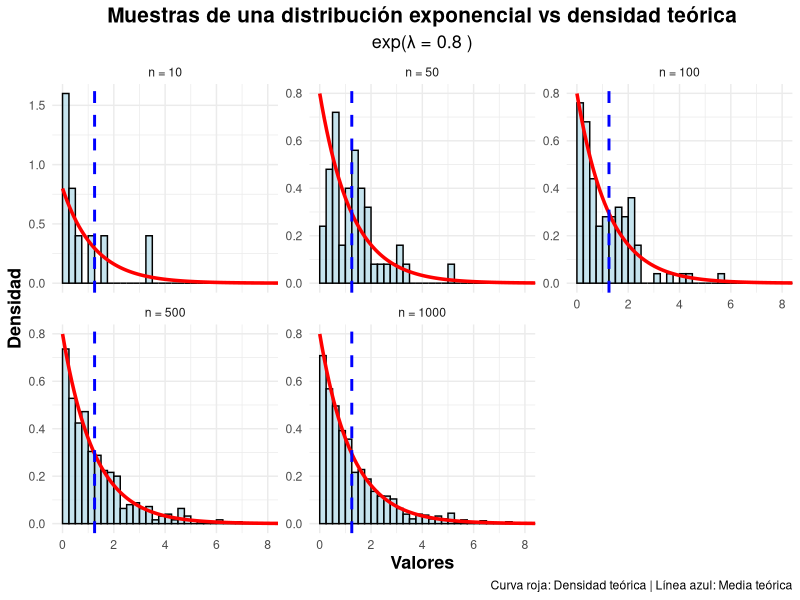
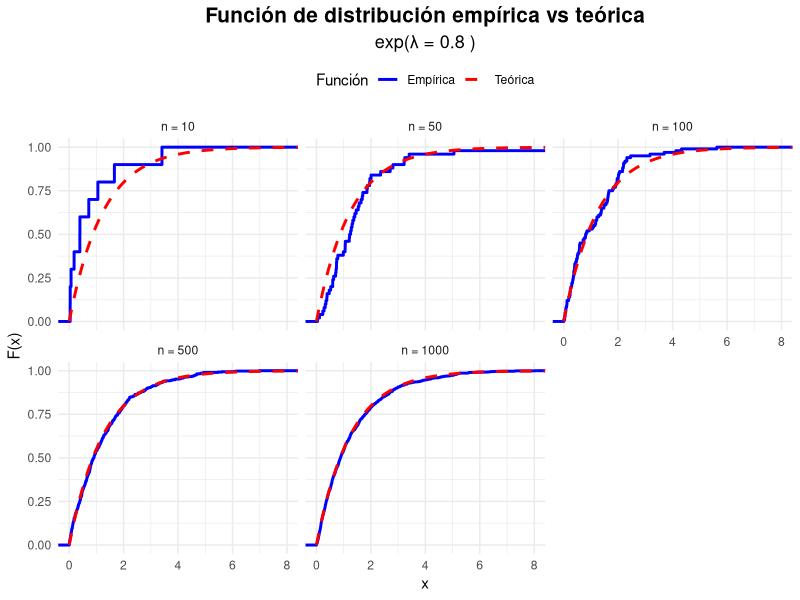

Write R code to recreate these figures, in order.
## ---- chunk 1
#| include: false
#| label: setup

library(ggplot2)
library(dplyr)
library(gridExtra)
library(knitr)
library(kableExtra)
## ---- chunk 2
#| label: ej1-teoricos

# Parámetro de la distribución
lambda_ej <- 0.8

# Parámetros teóricos
media_teorica <- 1 / lambda_ej
varianza_teorica <- 1 / lambda_ej^2
mediana_teorica <- log(2) / lambda_ej

cat("=== PARÁMETROS TEÓRICOS: exp(λ =", lambda_ej, ") ===\n")
cat("Media teórica:", round(media_teorica, 4), "\n")
cat("Varianza teórica:", round(varianza_teorica, 4), "\n")
cat("Mediana teórica:", round(mediana_teorica, 4), "\n")
## ---- chunk 3
#| label: ej1-simulacion

set.seed(123)

# Tamaños de muestra
tamanos <- c(10, 50, 100, 500, 1000)

# Generar una muestra para cada tamaño
muestras <- lapply(tamanos, function(n) rexp(n, rate = lambda_ej))
names(muestras) <- tamanos

# Calcular estadísticos muestrales y errores relativos
resultados <- do.call(rbind, lapply(seq_along(tamanos), function(i) {
  x <- muestras[[i]]
  data.frame(
    n = tamanos[i],
    media_muestral = mean(x),
    varianza_muestral = var(x),
    mediana_muestral = median(x)
  )
}))

resultados$media_teorica <- media_teorica
resultados$varianza_teorica <- varianza_teorica
resultados$mediana_teorica <- mediana_teorica

resultados$error_media <- abs(resultados$media_muestral - media_teorica) / media_teorica * 100
resultados$error_varianza <- abs(resultados$varianza_muestral - varianza_teorica) / varianza_teorica * 100
resultados$error_mediana <- abs(resultados$mediana_muestral - mediana_teorica) / mediana_teorica * 100

kable(resultados[, c("n", "media_muestral", "media_teorica", "error_media",
                     "varianza_muestral", "varianza_teorica", "error_varianza",
                     "mediana_muestral", "mediana_teorica", "error_mediana")],
      caption = "Estadísticos muestrales vs valores teóricos - exp(λ = 0.8)",
      digits = 4,
      col.names = c("n", "Observada", "Teórica", "Error %",
                    "Observada", "Teórica", "Error %",
                    "Observada", "Teórica", "Error %")) %>%
  kable_styling(bootstrap_options = c("striped", "hover", "condensed")) %>%
  add_header_above(c(" " = 1, "Media" = 3, "Varianza" = 3, "Mediana" = 3))
## ---- chunk 4
#| label: ej1-histogramas
#| warning: false

# Juntar las muestras en un solo data frame
df_muestras <- do.call(rbind, lapply(seq_along(tamanos), function(i) {
  data.frame(x = muestras[[i]], n_factor = paste("n =", tamanos[i]))
}))
df_muestras$n_factor <- factor(df_muestras$n_factor, levels = paste("n =", tamanos))

ggplot(df_muestras, aes(x = x)) +
  geom_histogram(aes(y = after_stat(density)),
                 fill = "lightblue", color = "black", alpha = 0.7,
                 boundary = 0, binwidth = 0.25) +
  stat_function(fun = dexp, args = list(rate = lambda_ej),
                color = "red", linewidth = 1.2) +
  geom_vline(xintercept = media_teorica, color = "blue",
             linetype = "dashed", linewidth = 1) +
  facet_wrap(~n_factor, scales = "free_y", ncol = 3) +
  coord_cartesian(xlim = c(0, 8)) +
  labs(title = "Muestras de una distribución exponencial vs densidad teórica",
       subtitle = paste("exp(λ =", lambda_ej, ")"),
       x = "Valores",
       y = "Densidad",
       caption = "Curva roja: Densidad teórica | Línea azul: Media teórica") +
  theme_minimal() +
  theme(
    plot.title = element_text(size = 15, face = "bold", hjust = 0.5),
    plot.subtitle = element_text(size = 13, hjust = 0.5),
    axis.title.x = element_text(face = "bold", size = 13),
    axis.title.y = element_text(face = "bold", size = 13)
  )
## ---- chunk 5
#| label: ej1-ecdf
#| warning: false

ggplot(df_muestras, aes(x = x)) +
  stat_ecdf(aes(color = "Empírica"), linewidth = 1) +
  stat_function(fun = pexp, args = list(rate = lambda_ej),
                aes(color = "Teórica"), linewidth = 1, linetype = "dashed") +
  scale_color_manual(values = c("Empírica" = "blue", "Teórica" = "red"),
                     name = "Función") +
  facet_wrap(~n_factor, ncol = 3) +
  coord_cartesian(xlim = c(0, 8)) +
  labs(title = "Función de distribución empírica vs teórica",
       subtitle = paste("exp(λ =", lambda_ej, ")"),
       x = "x", y = "F(x)") +
  theme_minimal() +
  theme(
    plot.title = element_text(size = 15, face = "bold", hjust = 0.5),
    plot.subtitle = element_text(size = 13, hjust = 0.5),
    legend.position = "top"
  )

# Prueba de Kolmogorov-Smirnov para cada tamaño de muestra
tabla_ks <- do.call(rbind, lapply(seq_along(tamanos), function(i) {
  prueba <- ks.test(muestras[[i]], "pexp", rate = lambda_ej)
  data.frame(
    n = tamanos[i],
    estadistico_D = unname(prueba$statistic),
    valor_p = prueba$p.value,
    decision = ifelse(prueba$p.value > 0.05, "No se rechaza H0", "Se rechaza H0")
  )
}))

kable(tabla_ks,
      caption = "Prueba de Kolmogorov-Smirnov: H0 la muestra proviene de exp(λ = 0.8)",
      digits = 4,
      col.names = c("n", "Estadístico D", "Valor p", "Decisión")) %>%
  kable_styling(bootstrap_options = c("striped", "hover", "condensed"))
